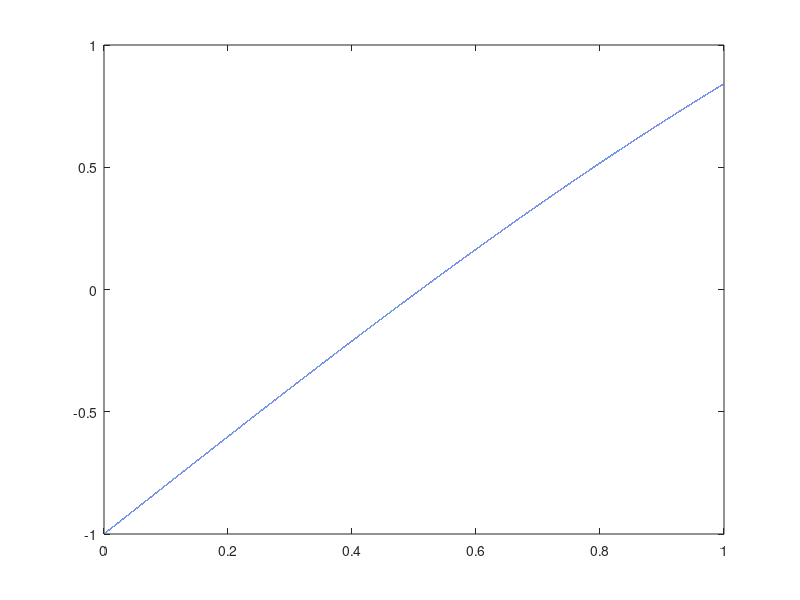
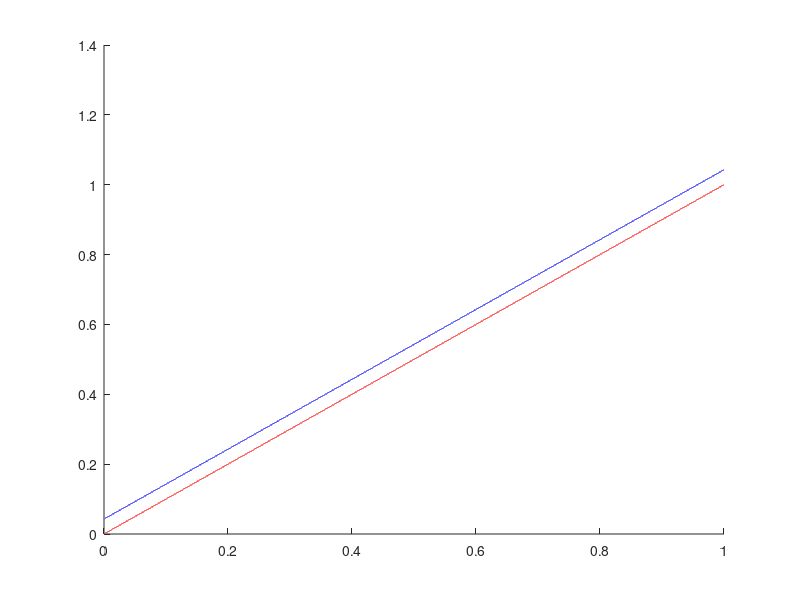

These charts were generated, in order, by the following MATLAB code: (Note: this script raises an error after producing the figures.)
f = @(x) (sin(x) + x - 1);

I = linspace(0, 1, 100000);
% Plot the function
figure(1);
plot(I, f(I));

figure(2);

f1 = @(x) (cos(x) + 1);
g = @(x) (x - f(x)/f1(x));


hold on;
plot(I, g(I), 'b');
plot(I, I, 'r');
hold off;

figure(3);
x0 = 0;
[g_all, len] = puntofisso(g, x0, 10 ^(-8), 1000000);
x = 0.510973429388569;
semilogy(1:len, abs(g_all - x) / abs(x));
